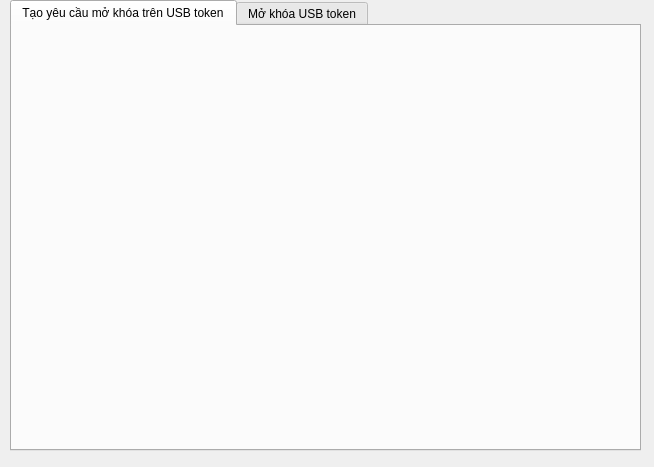
<?xml version="1.0" encoding="UTF-8"?>
<ui version="4.0">
 <class>Dialog</class>
 <widget class="QDialog" name="Dialog">
  <property name="geometry">
   <rect>
    <x>0</x>
    <y>0</y>
    <width>654</width>
    <height>467</height>
   </rect>
  </property>
  <property name="windowTitle">
   <string>Dialog</string>
  </property>
  <widget class="QTabWidget" name="tabWidget">
   <property name="geometry">
    <rect>
     <x>10</x>
     <y>0</y>
     <width>631</width>
     <height>451</height>
    </rect>
   </property>
   <property name="currentIndex">
    <number>0</number>
   </property>
   <widget class="QWidget" name="tab_CreateRequestOpenToken">
    <attribute name="title">
     <string>Tạo yêu cầu mở khóa trên USB token</string>
    </attribute>
   </widget>
   <widget class="QWidget" name="tab_OpenToken">
    <attribute name="title">
     <string>Mở khóa USB token</string>
    </attribute>
   </widget>
  </widget>
 </widget>
 <resources/>
 <connections/>
</ui>
